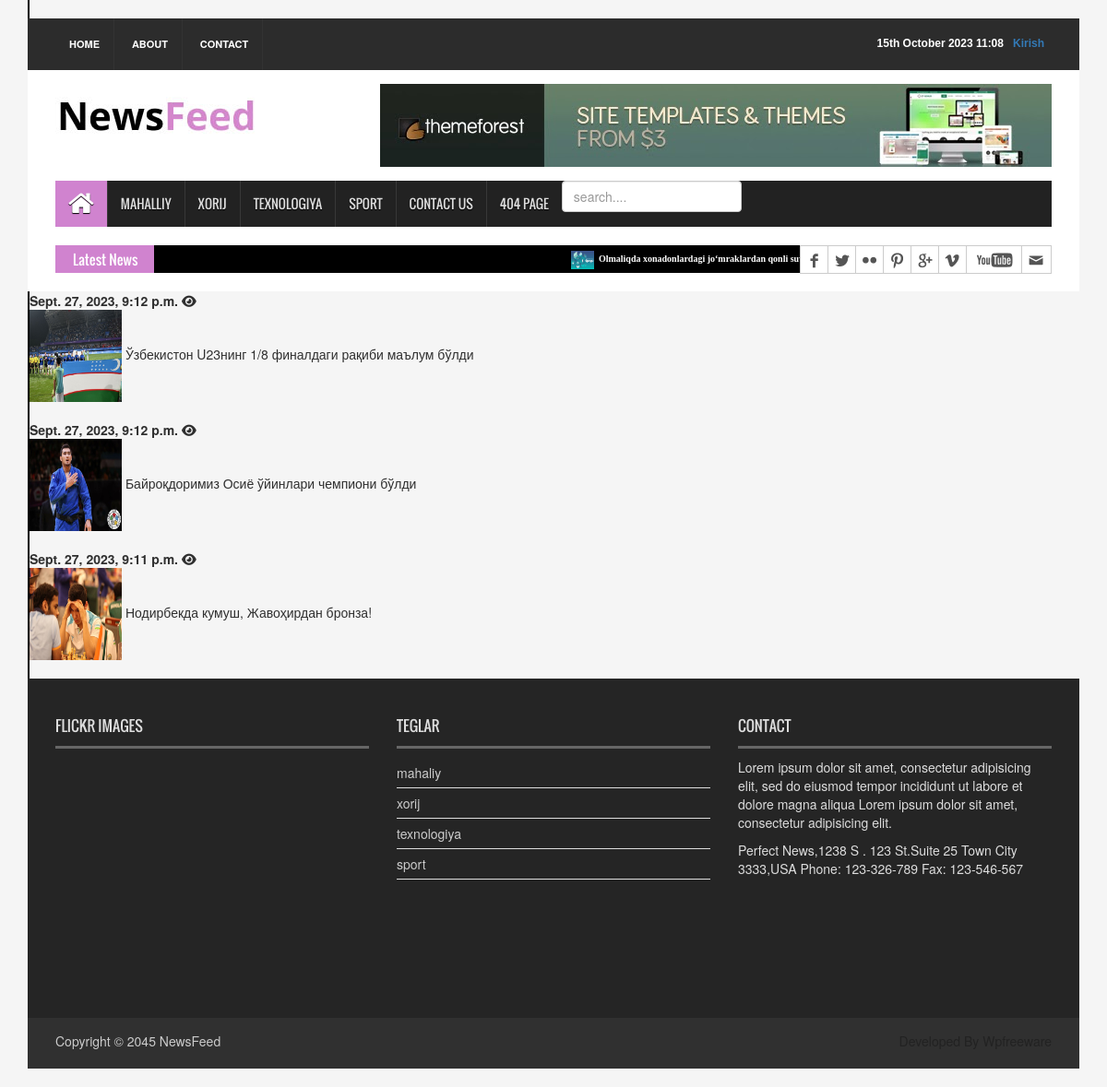
The page /sport/ on the database its author committed.
### news_app/models.py (models this page shows, shortened)
class News(models.Model):
  class Status(models.TextChoices):
    Draft = 'DF',"Draft"
    Publish = "PB","Publish"
  title = models.CharField(max_length=250)
  slug = models.SlugField(max_length=250)
  image = models.ImageField(upload_to='news/images')
  category = models.ForeignKey(Category,on_delete=models.CASCADE)
  body = models.TextField()
  published_time = models.DateTimeField(default=timezone.now)
  created_time = models.DateTimeField(auto_now_add=True)
  updated_time = models.DateTimeField(auto_now=True)
  status = models.CharField(max_length=2,choices=Status.choices,default=Status.Draft)
  object = models.Manager()
  publish = Publish()
  class Meta:
    ordering = ["-published_time"]
  def get_absolute_url(self):
    return reverse('news_detail',args=[self.slug])

class Category(models.Model):
  name = models.CharField(max_length=150)

### news_app/views.py (the view)
# urls.py: path('sport/',sportNewsView.as_view(),name="sport_news_page"),
class sportNewsView(ListView):
  model = News
  template_name = 'sport.html'
  context_object_name = 'sport_news'
  def get_queryset(self):
    news = self.model.publish.all().filter(category__name="sport")
    return news

### news_app/context.py (called while the page is built)
def lastest_app(request):
    context = {
        'lastest_news':News.publish.all().order_by('-published_time')[:10],
        'category':Category.objects.all()
    }
    return context

### news_app/models.py (called while the page is built)
  def get_queryset(self):
    return super().get_queryset().filter(status=News.Status.Publish)

### templates/sport.html (shortened to what this page needs)
{% extends 'base.html' %}
{% load hitcount_tags %}
{% block content %}
<div class="container mx-auto">
  <div class="row p-3 m-3" style="border-left: 2px solid #000;">
    {% for sport in sport_news %}
    <div class="col-12 m-5 p-3" >
      <a href="{{sport.get_absolute_url}}">
        <b>{{sport.published_time}}</b>
              <b>
                <i class="fa-solid fa-eye" aria-hidden="true"></i>{% get_hit_count for sport %}
            </b>
        <div class="d-flex align-items-center">
          <img width="100" height="100" src="{{sport.image.url}}" alt="">
          <span>{{sport.title}}</span>
        </div>
      </a>
    </div>
    <br>
    {% endfor %}
  </div>
</div>
{% endblock content %}

### templates/base.html (shortened to what this page needs)
{% load static %}
<!DOCTYPE html>
<html lang="en">
  <head>
  <link rel="stylesheet" href="https://cdnjs.cloudflare.com/ajax/libs/font-awesome/6.4.2/css/all.min.css"
 />
    <link rel="stylesheet" type="text/css" href="{% static '/css/bootstrap.min.css' %}">
    <link rel="stylesheet" type="text/css" href="{% static '/css/font-awesome.min.css' %}">
    <link rel="stylesheet" type="text/css" href="{% static '/css/animate.css' %}">
    <link rel="stylesheet" type="text/css" href="{% static '/css/font.css' %}">
    <link rel="stylesheet" type="text/css" href="{% static '/css/li-scroller.css' %}">
    <link rel="stylesheet" type="text/css" href="{% static '/css/slick.css' %}">
    <link rel="stylesheet" type="text/css" href="{% static '/css/jquery.fancybox.css' %}">
    <link rel="stylesheet" type="text/css" href="{% static '/css/theme.css' %}">
    <link rel="stylesheet" type="text/css" href="{% static '/css/style.css' %}">
    </head>
<body>
  <div class="container">
    <header id="header">
      <div class="row">
        <div class="col-lg-12 col-md-12 col-sm-12">
          <div class="header_top">
            <div class="header_top_left">
              <ul class="top_nav">
                <li><a href="{% url 'basic' %}">Home</a></li>
                <li><a href="#">About</a></li>
                <li><a href="{% url 'contact_page' %}">Contact</a></li>
              </ul>
            </div>
            <div class="header_top_right">
              <p>
                {% now 'jS F Y H:i' %} &nbsp;
                {% if user.is_authenticated == False %}
                <a href="{% url 'login' %}" class="text-primary">Kirish</a>
                {% else %}
                <a class="text-warning" href="{% url 'profile' %}" style="text-transform: capitalize;">Welcome, {{user.username}}</a>
                                        <a href="{% url 'logout' %}" style="color: lightgreen">Logout</a>
                {% endif %}
              </p>
            </div>
          </div>
        </div>
        <div class="col-lg-12 col-md-12 col-sm-12">
          <div class="header_bottom">
            <div class="logo_area"><a href="{% url 'basic' %}" class="logo"><img src="{% static 'images/logo.jpg' %}" alt=""></a></div>
            <div class="add_banner"><a href="#"><img src="{% static 'images/addbanner_728x90_V1.jpg' %}" alt=""></a></div>
          </div>
        </div>
      </div>
    </header>
    <section id="navArea">
      <nav class="navbar navbar-inverse" role="navigation">
        <div id="navbar" class="navbar-collapse collapse">
          <ul class="nav navbar-nav main_nav">
            <li class="active"><a href="{% url 'basic' %}"><span class="fa fa-home desktop-home"></span><span class="mobile-show">Home</span></a></li>
            <li><a href="{% url 'local_news_page' %}">Mahalliy</a></li>
            <li><a href="{% url 'xorij_news_page' %}">Xorij</a></li>
            <li><a href="{% url 'technology_news_page' %}">Texnologiya</a></li>
            <li><a href="{% url 'sport_news_page' %}">Sport</a></li>
            <li><a href="{% url 'contact_page' %}" >Contact Us</a></li>
            <li><a href="{% url '404_page' %}" >404 Page</a></li>
              <li>
                  <form action="{% url 'search_result' %}" method="get">
                      <input class="form-control mt-3" type="search" name="q"
                      placeholder="search...."
                      >
                  </form>
              </li>
          </ul>
        </div>
      </nav>
    </section>
    <section id="newsSection">
      <div class="row">
        <div class="col-lg-12 col-md-12">
          <div class="latest_newsarea"> <span>Latest News</span>
            <ul id="ticker01" class="news_sticker">
              {% for latest in lastest_news %}
              <li><a href="{{latest.get_absolute_url}}"><img src="{{latest.image.url}}" alt="">{{latest.title | truncatewords:5}}</a></li>
              {% endfor %}
             </ul>
            <div class="social_area">
              <ul class="social_nav">
                <li class="facebook"><a href="#"></a></li>
                <li class="twitter"><a href="#"></a></li>
                <li class="flickr"><a href="#"></a></li>
                <li class="pinterest"><a href="#"></a></li>
                <li class="googleplus"><a href="#"></a></li>
                <li class="vimeo"><a href="#"></a></li>
                <li class="youtube"><a href="#"></a></li>
                <li class="mail"><a href="#"></a></li>
              </ul>
            </div>
          </div>
        </div>
      </div>
    </section>
  {% block content %}
  {% endblock content %}
  <footer id="footer">
    <div class="footer_top">
      <div class="row">
        <div class="col-lg-4 col-md-4 col-sm-4">
          <div class="footer_widget wow fadeInLeftBig">
            <h2>Flickr Images</h2>
          </div>
        </div>
        <div class="col-lg-4 col-md-4 col-sm-4">
          <div class="footer_widget wow fadeInDown">
            <h2>Teglar</h2>
            <ul class="tag_nav">
              {% for category in category %}
              <li><a href="#">{{category.name}}</a></li>
              {% endfor %}
          </div>
        </div>
        <div class="col-lg-4 col-md-4 col-sm-4">
          <div class="footer_widget wow fadeInRightBig">
            <h2>Contact</h2>
            <p>Lorem ipsum dolor sit amet, consectetur adipisicing elit, sed do eiusmod tempor incididunt ut labore et dolore magna aliqua Lorem ipsum dolor sit amet, consectetur adipisicing elit.</p>
            <address>
            Perfect News,1238 S . 123 St.Suite 25 Town City 3333,USA Phone: 123-326-789 Fax: 123-546-567
            </address>
          </div>
        </div>
      </div>
    </div>
    <div class="footer_bottom">
      <p class="copyright">Copyright &copy; 2045 <a href="index.html">NewsFeed</a></p>
      <p class="developer">Developed By Wpfreeware</p>
    </div>
  </footer>
  </body>
  </html>

### static/css/li-scroller.css (style rules this page uses)
ul.newsticker { position:relative; left:750px; font:bold 10px Verdana; list-style-type:none; margin:0; padding:0 }
ul.newsticker li { float:left; margin:0; padding:0 }
ul.newsticker a { white-space:nowrap; padding:0; color:#fff; margin:0 50px 0 0 }
ul.newsticker a > img { height:20px; margin-right:5px; width:25px }

### static/css/theme.css (style rules this page uses)
.navbar-inverse .navbar-nav > .active > a, .navbar-inverse .navbar-nav > .active > a:hover, .navbar-inverse .navbar-nav > .active > a:focus { background-color:#d083cf }
.latest_newsarea span { background:none repeat scroll 0 0 #d083cf }

### rows shown on the page
News: image (picture), title "Olmaliqda xonadonlardagi jo‘mraklardan qonli suv …"
News: published_time "Sept. 27, 2023, 9:12 p.m.", image (picture), title "Ўзбекистон U23нинг 1/8 финалдаги рақиби маълум бўлди"
News: published_time "Sept. 27, 2023, 9:12 p.m.", image (picture), title "Байроқдоримиз Осиё ўйинлари чемпиони бўлди"
News: published_time "Sept. 27, 2023, 9:11 p.m.", image (picture), title "Нодирбекда кумуш, Жавоҳирдан бронза!"
Category: name "mahaliy"
Category: name "xorij"
Category: name "texnologiya"
Category: name "sport"
